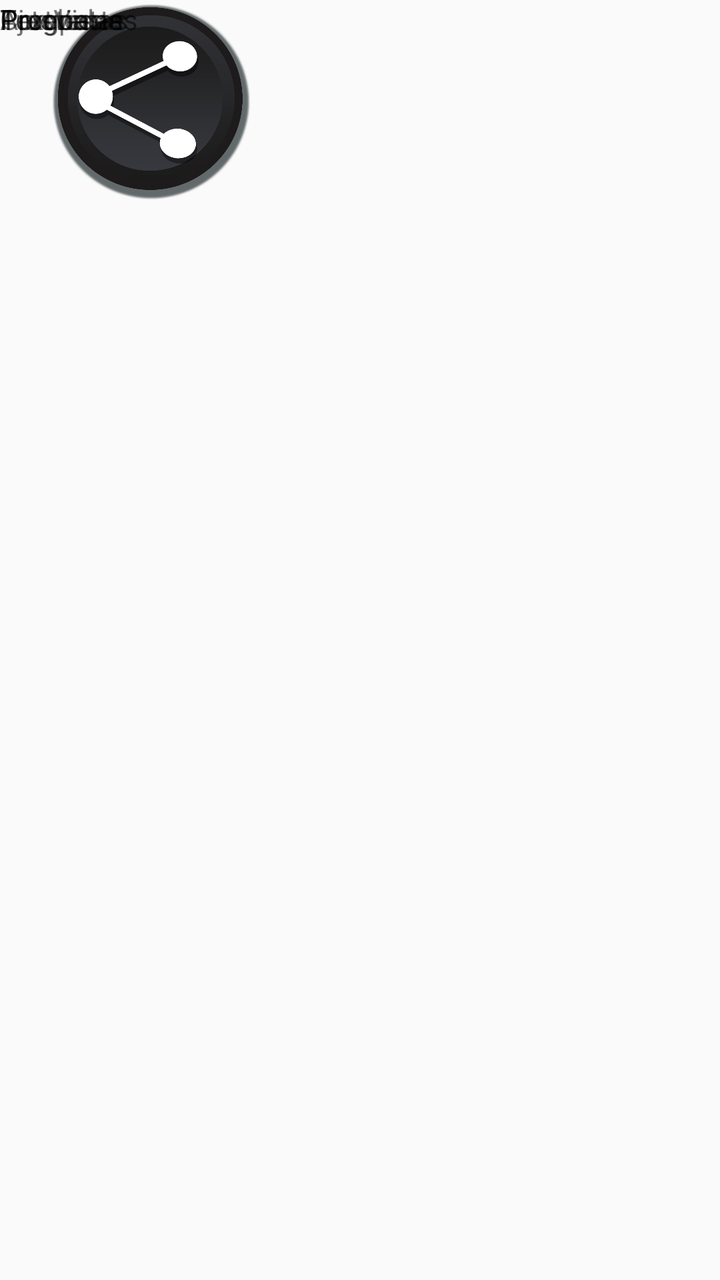
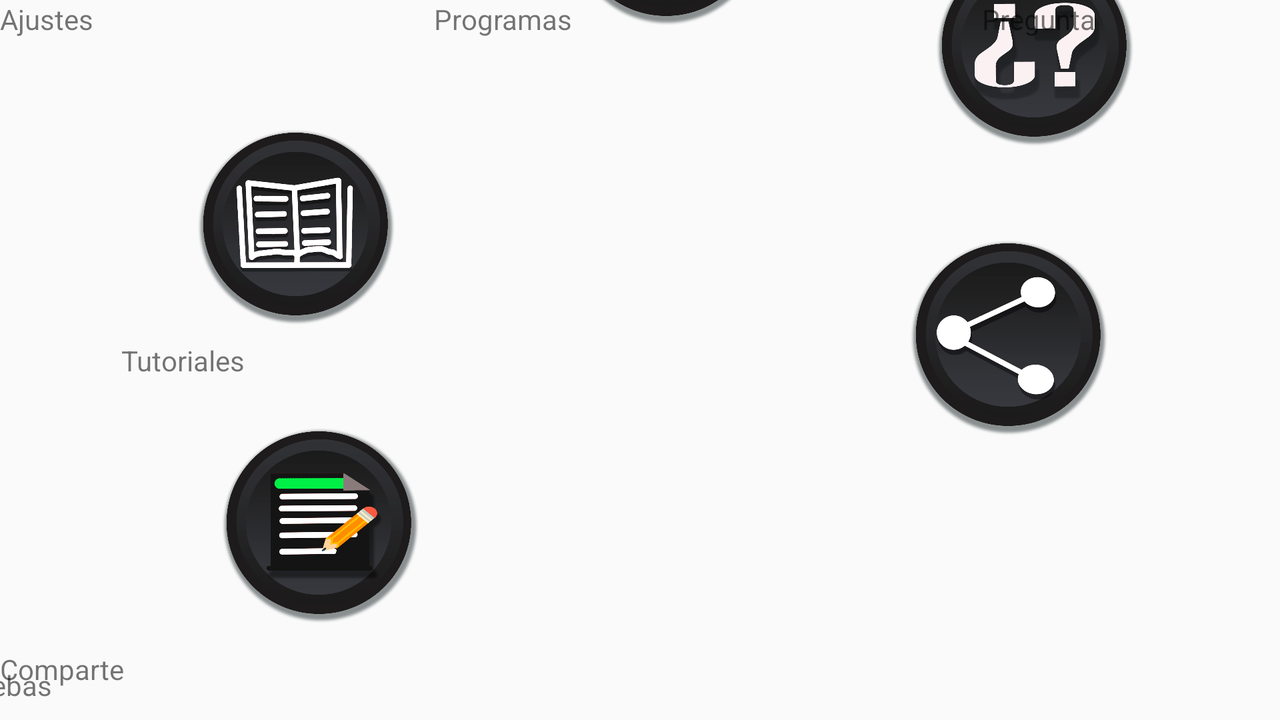

The same Android screen from two of the app's own layout files: first res/layout/ as a phone draws it, then the repository's variant for another configuration, drawn on a device whose configuration selects that folder. Both files follow.
<!-- AndroidManifest.xml: application theme Theme.AppCompat.Light.NoActionBar -->
<!-- res/layout/content_main.xml -->
<?xml version="1.0" encoding="utf-8"?>

<android.support.constraint.ConstraintLayout xmlns:android="http://schemas.android.com/apk/res/android"
    xmlns:app="http://schemas.android.com/apk/res-auto"
    xmlns:tools="http://schemas.android.com/tools"
    android:layout_width="match_parent"
    android:layout_height="match_parent"
    app:layout_behavior="@string/appbar_scrolling_view_behavior"
    tools:context="com.namalliv.software.aprendisaje.MainActivity"
    tools:showIn="@layout/activity_main">

    <TextView
        android:id="@+id/textView"
        android:layout_width="wrap_content"
        android:layout_height="wrap_content"
        android:text="TextView"
        tools:layout_editor_absoluteX="163dp"
        tools:layout_editor_absoluteY="7dp" />

    <ImageView
        android:id="@+id/imageView7"
        android:layout_width="150dp"
        android:layout_height="100dp"
        app:srcCompat="@drawable/tutoriales_blanco"
        tools:layout_editor_absoluteX="16dp"
        tools:layout_editor_absoluteY="45dp" />

    <ImageView
        android:id="@+id/imageView8"
        android:layout_width="150dp"
        android:layout_height="100dp"
        app:srcCompat="@drawable/programas_blanco"
        tools:layout_editor_absoluteX="215dp"
        tools:layout_editor_absoluteY="47dp" />

    <ImageView
        android:id="@+id/imageView9"
        android:layout_width="150dp"
        android:layout_height="100dp"
        app:srcCompat="@drawable/preguntas_blanco"
        tools:layout_editor_absoluteX="16dp"
        tools:layout_editor_absoluteY="197dp" />

    <ImageView
        android:id="@+id/imageView10"
        android:layout_width="150dp"
        android:layout_height="100dp"
        app:srcCompat="@drawable/pruebas_blanco"
        tools:layout_editor_absoluteX="217dp"
        tools:layout_editor_absoluteY="199dp" />

    <ImageView
        android:id="@+id/imageView11"
        android:layout_width="150dp"
        android:layout_height="100dp"
        app:srcCompat="@drawable/ajuste_blanco"
        tools:layout_editor_absoluteX="16dp"
        tools:layout_editor_absoluteY="358dp" />

    <ImageView
        android:id="@+id/imageView12"
        android:layout_width="150dp"
        android:layout_height="100dp"
        app:srcCompat="@drawable/compartir_blanco"
        tools:layout_editor_absoluteX="220dp"
        tools:layout_editor_absoluteY="358dp" />

    <TextView
        android:id="@+id/textView8"
        android:layout_width="wrap_content"
        android:layout_height="wrap_content"
        android:text="@string/tutoriales"
        tools:layout_editor_absoluteX="58dp"
        tools:layout_editor_absoluteY="155dp" />

    <TextView
        android:id="@+id/textView9"
        android:layout_width="wrap_content"
        android:layout_height="wrap_content"
        android:text="@string/programas"
        tools:layout_editor_absoluteX="261dp"
        tools:layout_editor_absoluteY="155dp" />

    <TextView
        android:id="@+id/textView10"
        android:layout_width="wrap_content"
        android:layout_height="wrap_content"
        android:text="@string/preguntas"
        tools:layout_editor_absoluteX="58dp"
        tools:layout_editor_absoluteY="311dp" />

    <TextView
        android:id="@+id/textView11"
        android:layout_width="wrap_content"
        android:layout_height="wrap_content"
        android:text="@string/pruebas"
        tools:layout_editor_absoluteX="261dp"
        tools:layout_editor_absoluteY="311dp" />

    <TextView
        android:id="@+id/textView12"
        android:layout_width="wrap_content"
        android:layout_height="wrap_content"
        android:text="@string/ajustes"
        tools:layout_editor_absoluteX="65dp"
        tools:layout_editor_absoluteY="469dp" />

    <TextView
        android:id="@+id/textView13"
        android:layout_width="wrap_content"
        android:layout_height="wrap_content"
        android:text="@string/compartir"
        tools:layout_editor_absoluteX="261dp"
        tools:layout_editor_absoluteY="469dp" />
</android.support.constraint.ConstraintLayout>
<!-- resources referenced by this layout -->
<resources>
  <!-- drawable ajuste_blanco: png bitmap (drawable, 285327 bytes) -->
  <!-- drawable compartir_blanco: png bitmap (drawable, 193176 bytes) -->
  <!-- drawable preguntas_blanco: png bitmap (drawable, 186120 bytes) -->
  <!-- drawable programas_blanco: png bitmap (drawable, 292406 bytes) -->
  <!-- drawable pruebas_blanco: png bitmap (drawable, 220097 bytes) -->
  <!-- drawable tutoriales_blanco: png bitmap (drawable, 236954 bytes) -->
  <string name="ajustes">Ajustes</string>
  <string name="compartir">Comparte</string>
  <string name="preguntas">Preguntas</string>
  <string name="programas">Programas</string>
  <string name="pruebas">Pruebas</string>
  <string name="tutoriales">Tutoriales</string>
</resources>
<!-- res/layout-land/content_main.xml (the repository's variant of the layout above) -->
<!-- drawn on the phone turned sideways -->
<?xml version="1.0" encoding="utf-8"?>
<android.support.constraint.ConstraintLayout xmlns:android="http://schemas.android.com/apk/res/android"
    xmlns:app="http://schemas.android.com/apk/res-auto"
    xmlns:tools="http://schemas.android.com/tools"
    android:layout_width="match_parent"
    android:layout_height="match_parent"
    app:layout_behavior="@string/appbar_scrolling_view_behavior"
    tools:context="com.namalliv.software.aprendisaje.MainActivity"
    tools:showIn="@layout/activity_main">

    <TextView
        android:id="@+id/textView"
        android:layout_width="wrap_content"
        android:layout_height="wrap_content"
        android:text="TextView"
        app:layout_constraintTop_toTopOf="parent"
        android:layout_marginTop="8dp"
        android:layout_marginLeft="8dp"
        app:layout_constraintLeft_toLeftOf="parent"
        android:layout_marginRight="8dp"
        app:layout_constraintRight_toRightOf="parent"
        android:layout_marginBottom="8dp"
        app:layout_constraintBottom_toTopOf="@+id/imageView8" />

    <ImageView
        android:id="@+id/imageView7"
        android:layout_width="150dp"
        android:layout_height="100dp"
        app:srcCompat="@drawable/tutoriales_blanco"
        app:layout_constraintTop_toTopOf="parent"
        android:layout_marginTop="8dp"
        android:layout_marginLeft="8dp"
        app:layout_constraintLeft_toLeftOf="parent"
        app:layout_constraintRight_toLeftOf="@+id/imageView8"
        android:layout_marginRight="8dp"
        android:layout_marginBottom="8dp"
        app:layout_constraintBottom_toTopOf="@+id/textView8"
        app:layout_constraintHorizontal_bias="0.661"
        app:layout_constraintVertical_bias="1.0" />

    <ImageView
        android:id="@+id/imageView8"
        android:layout_width="150dp"
        android:layout_height="100dp"
        app:srcCompat="@drawable/programas_blanco"
        app:layout_constraintTop_toTopOf="parent"
        android:layout_marginTop="8dp"
        app:layout_constraintRight_toLeftOf="@+id/imageView9"
        android:layout_marginRight="28dp"
        android:layout_marginBottom="8dp"
        app:layout_constraintBottom_toTopOf="@+id/textView9"
        app:layout_constraintVertical_bias="0.978" />

    <ImageView
        android:id="@+id/imageView9"
        android:layout_width="150dp"
        android:layout_height="100dp"
        android:layout_marginRight="48dp"
        app:layout_constraintRight_toRightOf="parent"
        app:srcCompat="@drawable/preguntas_blanco"
        app:layout_constraintTop_toTopOf="parent"
        android:layout_marginTop="54dp"
        android:layout_marginBottom="8dp"
        app:layout_constraintBottom_toTopOf="@+id/textView10" />

    <ImageView
        android:id="@+id/imageView10"
        android:layout_width="150dp"
        android:layout_height="100dp"
        app:srcCompat="@drawable/pruebas_blanco"
        android:layout_marginTop="8dp"
        app:layout_constraintTop_toBottomOf="@+id/textView8"
        android:layout_marginBottom="8dp"
        app:layout_constraintBottom_toTopOf="@+id/textView11"
        android:layout_marginLeft="8dp"
        app:layout_constraintLeft_toLeftOf="parent"
        app:layout_constraintRight_toLeftOf="@+id/imageView11"
        android:layout_marginRight="8dp"
        app:layout_constraintHorizontal_bias="0.83"
        app:layout_constraintVertical_bias="0.523" />

    <ImageView
        android:id="@+id/imageView11"
        android:layout_width="150dp"
        android:layout_height="100dp"
        android:layout_marginRight="21dp"
        app:layout_constraintRight_toLeftOf="@+id/imageView12"
        app:srcCompat="@drawable/ajuste_blanco"
        android:layout_marginTop="8dp"
        app:layout_constraintTop_toBottomOf="@+id/textView9"
        android:layout_marginBottom="8dp"
        app:layout_constraintBottom_toTopOf="@+id/textView12"
        app:layout_constraintVertical_bias="0.846" />

    <ImageView
        android:id="@+id/imageView12"
        android:layout_width="150dp"
        android:layout_height="100dp"
        android:layout_marginRight="61dp"
        app:layout_constraintRight_toRightOf="parent"
        app:srcCompat="@drawable/compartir_blanco"
        android:layout_marginBottom="8dp"
        app:layout_constraintBottom_toTopOf="@+id/textView13"
        android:layout_marginTop="8dp"
        app:layout_constraintTop_toBottomOf="@+id/textView10"
        app:layout_constraintVertical_bias="0.473" />

    <TextView
        android:id="@+id/textView8"
        android:layout_width="wrap_content"
        android:layout_height="wrap_content"
        android:text="@string/tutoriales"
        app:layout_constraintRight_toLeftOf="@+id/textView9"
        android:layout_marginRight="8dp"
        android:layout_marginLeft="8dp"
        app:layout_constraintLeft_toLeftOf="parent"
        app:layout_constraintHorizontal_bias="0.379"
        app:layout_constraintTop_toTopOf="parent"
        android:layout_marginTop="8dp"
        app:layout_constraintBottom_toBottomOf="parent"
        android:layout_marginBottom="8dp" />

    <TextView
        android:id="@+id/textView9"
        android:layout_width="wrap_content"
        android:layout_height="wrap_content"
        android:text="@string/programas"
        tools:layout_editor_absoluteY="163dp"
        app:layout_constraintRight_toLeftOf="@+id/textView10"
        android:layout_marginRight="205dp" />

    <TextView
        android:id="@+id/textView10"
        android:layout_width="60dp"
        android:layout_height="21dp"
        android:text="@string/preguntas"
        tools:layout_editor_absoluteY="161dp"
        android:layout_marginRight="89dp"
        app:layout_constraintRight_toRightOf="parent" />

    <TextView
        android:id="@+id/textView11"
        android:layout_width="wrap_content"
        android:layout_height="wrap_content"
        android:text="@string/pruebas"
        android:layout_marginLeft="8dp"
        app:layout_constraintLeft_toLeftOf="parent"
        app:layout_constraintRight_toLeftOf="@+id/textView12"
        android:layout_marginRight="8dp"
        app:layout_constraintBottom_toBottomOf="parent"
        android:layout_marginBottom="8dp" />

    <TextView
        android:id="@+id/textView12"
        android:layout_width="wrap_content"
        android:layout_height="wrap_content"
        android:text="@string/ajustes"
        tools:layout_editor_absoluteX="283dp"
        tools:layout_editor_absoluteY="309dp" />

    <TextView
        android:id="@+id/textView13"
        android:layout_width="wrap_content"
        android:layout_height="wrap_content"
        android:text="@string/compartir"
        tools:layout_editor_absoluteX="449dp"
        app:layout_constraintBottom_toBottomOf="parent"
        android:layout_marginBottom="16dp" />
</android.support.constraint.ConstraintLayout>
